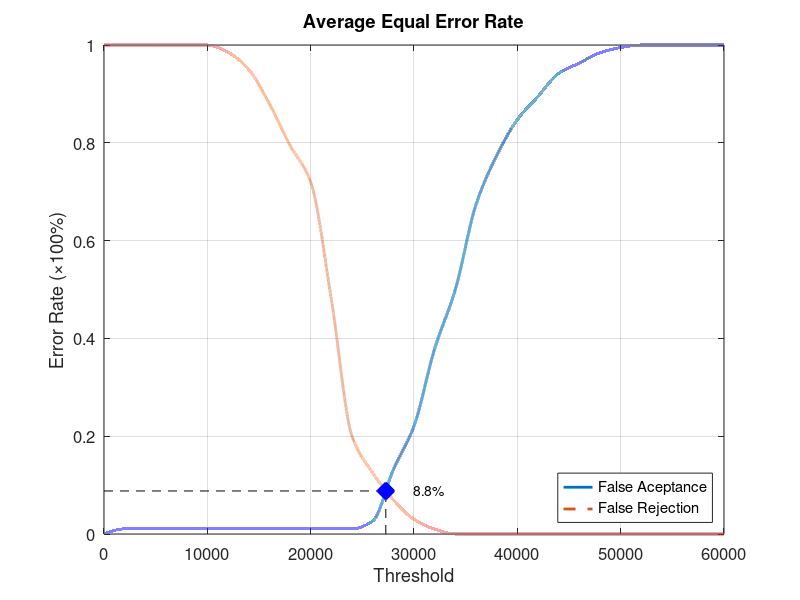
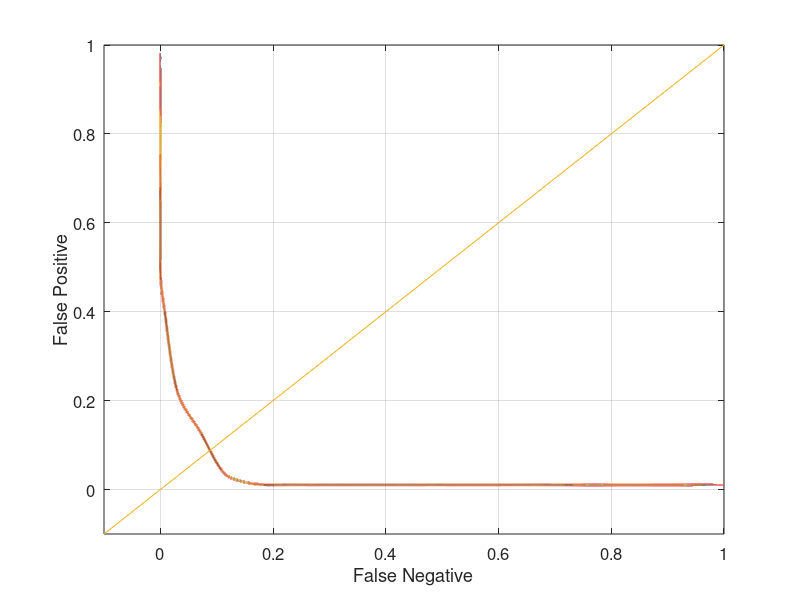

Here is the MATLAB script that generated these plots, in order:
function yEER = Database2_2
close all;
clear;
clc;
x = 0:2000:60000;
xq = 0:0.5:60000;

y0 = [0 0.0105263 0.0105263 0.0105263 0.0105263 0.0105263 0.0105263 0.0105263 0.0105263 0.0105263 0.0105263 0.0105263 0.0105263 0.0263158 0.131579 0.221053 0.378947 0.5 0.673684 0.773684 0.847368 0.894737 0.942105 0.963158 0.984211 0.994737 1 1 1 1 1];
yy0 = interp1(x, y0, xq, 'pchip');
y1 = [1 1 1 1 1 1 0.985 0.95 0.88 0.795 0.72 0.48 0.2 0.125 0.07 0.03 0.01 0 0 0 0 0 0 0 0 0 0 0 0 0 0];
yy1 = interp1(x, y1, xq, 'pchip');

% Calculating EER: 
y2 = abs(y0 - y1);
find(y2 == min(y2))
yy2 = abs(yy0 - yy1);
xEER = find(yy2 == min(yy2));
xEERIndex = xq(xEER) % X-axis EER
yEER = yy0(xEER) % Y-axis EER

main = figure
plot(xq, yy0,'-','LineWidth', 2);	hold on
plot(xq, yy1,'--','LineWidth', 2);	hold on
plot([xEERIndex xEERIndex], [0 yEER], 'k--');	hold on
plot([0 xEERIndex], [yEER yEER], 'k--');	hold on
plot(xEERIndex, yEER, 'bx', 'LineWidth', 10);	hold on
text(xEERIndex + 10 * xEERIndex / 100, yEER, [num2str(round((10000 * yEER)) / 100) '%'])
legend('False Aceptance', 'False Rejection', 'Location', 'SouthEast')
xlabel('Threshold')
ylabel('Error Rate (\times100%)')
title('Average Equal Error Rate')
set(gca, 'FontSize', 12)
axis([0 60000 0 1])
grid on

print(main, 'Database2_2Main', '-dpng');
FNRxFPR = figure('Color', [1 1 1]);
plot(yy1, yy0, '-', yy1, yy0, 'LineWidth', 2);
hold on
y = -0.1:0.1:1
plot(y, y); 
set(gca, 'FontSize', 12)
xlabel('False Negative')
ylabel('False Positive')
axis([-0.1 1 -0.1 1])
set(gca, 'FontSize', 12)
grid on

print(FNRxFPR, 'Database2_2FNRxFPR','-dpng');
end
